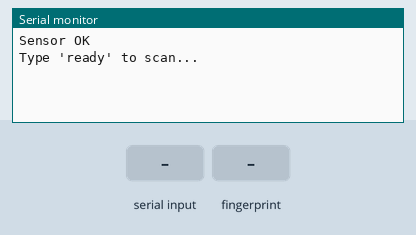
Simulated run of this sketch. Board: Arduino Uno, built with avr-gcc and run on an emulated ATmega328P. Parts: the last lines printed to the serial monitor. The inputs (shaded band) are chosen by the test bench.

Above: at 2.2 s.
2.3 s: "ready\n" received over Serial
At 3.5 s:
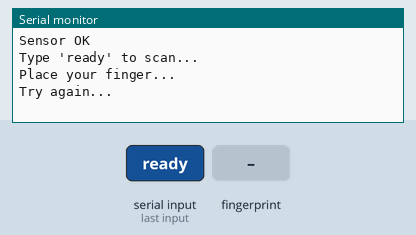
3.8 s: finger stored as number 1 placed on the sensor
At 5.4 s:
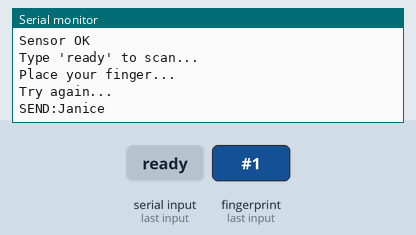

Measured:
- after the input at 2.3 s, the serial monitor: prints a new line at once (image 1)
- after the input at 3.8 s, the serial monitor: prints a new line after 0.93 s (image 2)

The sketch:

newcode.ino
```cpp
#include <Adafruit_Fingerprint.h>
#include <SoftwareSerial.h>

// Fingerprint sensor on pins 2 (RX) and 3 (TX)
SoftwareSerial fingerSerial(2, 3);
Adafruit_Fingerprint finger = Adafruit_Fingerprint(&fingerSerial);

// Bluetooth HC-05 on pins 10 (TX) and 11 (RX)
SoftwareSerial BTSerial(10, 11);

// Define users
struct User {
  uint8_t id;
  const char* uname;
};

User users[] = {
  {1, "Janice"},
  {2, "Bob"},
 {3,"Bronil"}
};

const int numUsers = sizeof(users) / sizeof(users[0]);

void setup() {
  Serial.begin(9600);
  BTSerial.begin(9600);
  finger.begin(57600);

  if (finger.verifyPassword()) {
    Serial.println("Sensor OK");
  } else {
    Serial.println("Sensor FAIL");
    while (1); // Halt
  }

  Serial.println("Type 'ready' to scan...");
}

void loop() {
  if (Serial.available()) {
    String cmd = Serial.readStringUntil('\n');
    cmd.trim();

    if (cmd.equalsIgnoreCase("ready")) {
      Serial.println("Place your finger...");
      int attempts = 3;
      while (attempts--) {
        int id = getFingerprintID();
        if (id > 0) {
          const User* user = checkAuthorization(id);
          if (user) {
            // Send username to server
            String sendLine = "SEND:" + String(user->uname);
            Serial.println(sendLine); // To server
            // Wait for URL from server
            waitForURLResponse();
          } else {
            Serial.println("Unrecognized fingerprint.");
          }
          break;
        } else {
          Serial.println("Try again...");
          delay(2000);
        }
      }
      Serial.println("Type 'ready' to scan...");
    }
  }
}

// === Wait for URL from server and forward to Bluetooth ===
void waitForURLResponse() {
  unsigned long start = millis();
  while (millis() - start < 5000) {
    if (Serial.available()) {
      String response = Serial.readStringUntil('\n');
      response.trim();

      if (response.startsWith("URL:")) {
        String url = response.substring(4);
        String fullUrl = "http://192.168.7.38:3000" + url;
        Serial.print("Received from server: ");
        Serial.println(fullUrl);

        BTSerial.println("Opening Document...");
        BTSerial.println(fullUrl);
      } else {
        Serial.println("Unknown server response: " + response);
      }
      break;
    }
  }
}

// === Fingerprint logic ===
int getFingerprintID() {
  if (finger.getImage() != FINGERPRINT_OK) return -1;
  if (finger.image2Tz() != FINGERPRINT_OK) return -1;
  if (finger.fingerSearch() != FINGERPRINT_OK) return -1;

  return finger.fingerID;
}

const User* checkAuthorization(uint8_t id) {
  for (int i = 0; i < numUsers; i++) {
    if (users[i].id == id) return &users[i];
  }
  return NULL;
}
```
